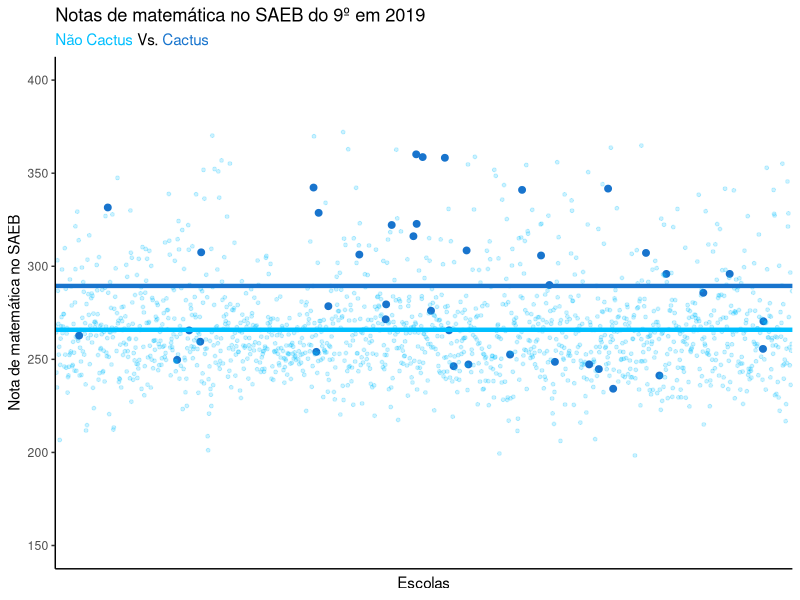
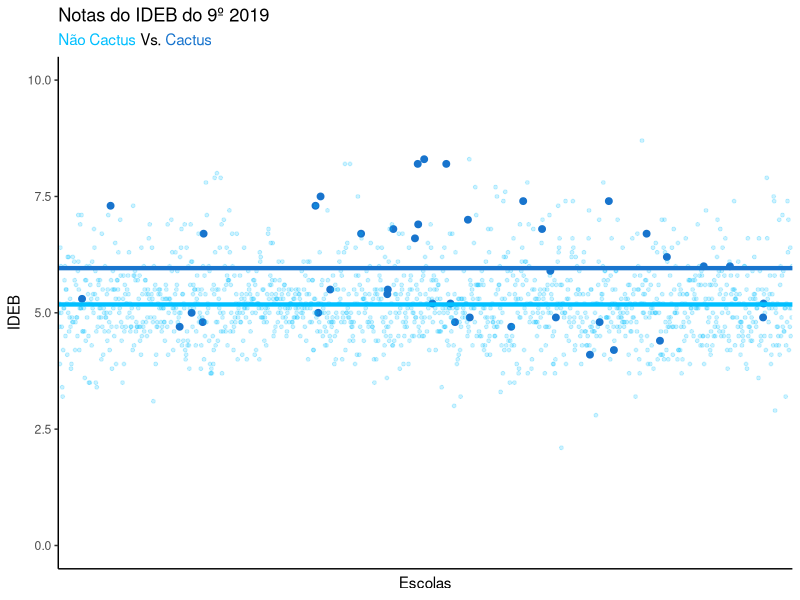
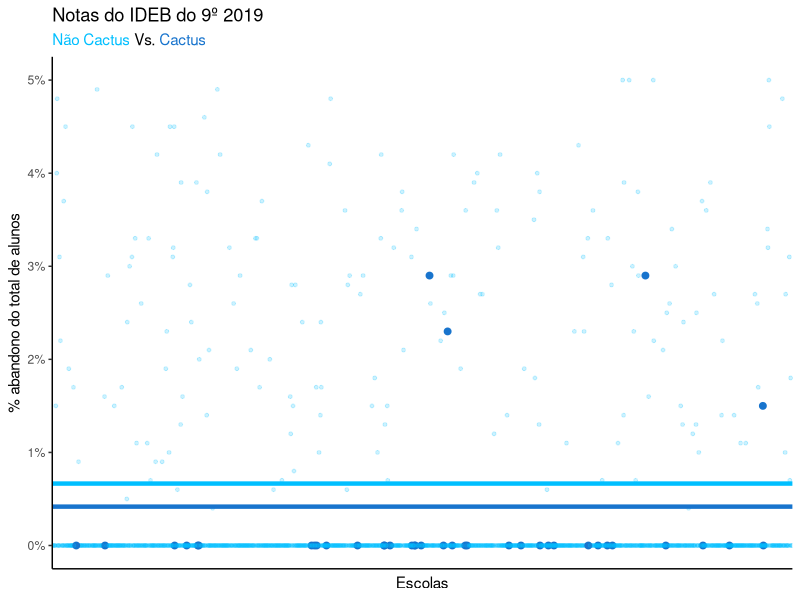

Recreate these plots in R, in order.
library(readxl)
library(readr)
library(tidyverse)
library(RColorBrewer)
library(ggtext)
library(scales)

base_final <- read_excel("base_final.xlsx")

ano_19 <- base_final %>% filter(ano == 2019)

ano_19 <- ano_19 %>% 
  mutate(across(36:41, ~ str_replace_all(.x, "NA", NA_character_))) %>% 
  mutate(across(36:41, ~ as.numeric(.x)))

ano_17 <- base_final %>% 
  filter(ano == 2017) %>% 
  select(`Código da Escola`, MT_9o, IDEB_9o, `Proficiência Média`) %>% 
  rename(ID_ESCOLA = `Código da Escola`,
         MT_9o_17 = MT_9o,
         IDEB_9o_17 = IDEB_9o,
         SPAECE_17 = `Proficiência Média`) 

ano_17 <- ano_17 %>% na.omit

#########################
# Juntando os controles #
#########################

controles1 <- read_xlsx("controleSAEB.xlsx")
controles2 <- read_csv("Controles_2.csv")
urbano <- read_csv("urbano.csv")


controles1 <- controles1 %>% select(-1) %>% mutate(ano = 2019)

controles <- left_join(controles2, controles1, by = c("ID_ESCOLA" = "CO_ENTIDADE", "ano"))

urbano <- urbano %>% mutate(urbano17 = ifelse(urbano17 == 2, 0, 1))

ano_19 <- ano_19 %>% select(-c("MT_5o",
                               "IDEB_5o",
                               "Rede",
                               "Código da CREDE",
                               "CREDE",
                               "Escola",
                               "Desvio Padrão",
                              "Indicação do Padrão de Desempenho",
                               "Muito Crítico",
                               "Crítico",
                               "Intermediário",
                               "Adequado",
                               "Alunos Previstos",
                               "Alunos Efetivos",
                               "Percentual de Participação",
                               "Taxa de Participação",
                               "Proficiência Padronizada",
                              "Fator de Ajuste",
                               "Número de Alunos no Muito Crítico",
                               "Número de Alunos no Crítico",
                               "Número de Alunos no Intermediário",
                               "Número de Alunos no Adequado",
                               "IDE EF MT",
                               "IDE Médio EF",
                               "Nome do Município",
                               "Nome da Escola.y"))

ano_19 <- ano_19 %>% na.omit


base2019 <- left_join(ano_19, controles, by = c("Código da Escola" = "ID_ESCOLA", "ano"))

base2019 <- left_join(base2019, ano_17, by = c("Código da Escola" = "ID_ESCOLA"))

na.omit(base2019) %>% 
  count(cactus)

base2019 <- na.omit(base2019)

base2019 <- base2019 %>% 
  left_join(urbano, by = c("Código da Escola" = "ID_ESCOLA"))

base2019 <- base2019 %>% 
  mutate(cactus = ifelse(cactus == "cactus19", 1, 0))


#===============================================
# Regressões sem controles, dummy cactus
#===============================================


###############
# Descritivas #
###############


# MAT

x <- base2019 %>% select(MT_9o, cactus) %>% filter(cactus == 0) %>% 
  mutate(media = mean(MT_9o))

y <- base2019 %>% select(MT_9o, cactus) %>% filter(cactus == 1) %>% 
  mutate(media = mean(MT_9o))


base2019 %>% 
  ggplot(aes(Nome_Escola, MT_9o, color = cactus)) +
  geom_point(aes(alpha = cactus, size = cactus)) +
  geom_hline(yintercept = mean(x$media),
              color = "deepskyblue1",
              linetype = 1, size = 1.5) +
  geom_hline(yintercept = mean(y$media),
             color = "dodgerblue3",
             linetype = 1, size = 1.5) +
  scale_color_continuous(high = "dodgerblue3", low = "deepskyblue1") +
  scale_alpha(range = c(0.2, 1)) +
  scale_size(range = c(1, 2)) +
  ylim(150,400) +
  labs(x = "Escolas",
       y = "Nota de matemática no SAEB",
       title = "Notas de matemática no SAEB do 9º em 2019",
       subtitle = "<span style='color:deepskyblue1'>Não Cactus</span> Vs. 
    <span style='color:dodgerblue3'>Cactus</span>") +
  theme_classic() +
  theme(axis.text.x = element_blank(),
        legend.position = "none",
        axis.ticks.x = element_blank(),
        plot.subtitle = element_markdown())




# IDEB

x <- base2019 %>% select(IDEB_9o, cactus) %>% filter(cactus == 0) %>% 
  mutate(media = mean(IDEB_9o))

y <- base2019 %>% select(IDEB_9o, cactus) %>% filter(cactus == 1) %>% 
  mutate(media = mean(IDEB_9o))

base2019 %>% 
  ggplot(aes(Nome_Escola, IDEB_9o, color = cactus)) +
  geom_point(aes(alpha = cactus, size = cactus)) +
  geom_hline(yintercept = mean(x$media),
             color = "deepskyblue1",
             linetype = 1, size = 1.5) +
  geom_hline(yintercept = mean(y$media),
             color = "dodgerblue3",
             linetype = 1, size = 1.5) +
  scale_color_continuous(high = "dodgerblue3", low = "deepskyblue1") +
  scale_alpha(range = c(0.2, 1)) +
  scale_size(range = c(1, 2)) +
  ylim(0, 10) +
  labs(x = "Escolas",
       y = "IDEB",
       title = "Notas do IDEB do 9º 2019",
       subtitle = "<span style='color:deepskyblue1'>Não Cactus</span> Vs. 
    <span style='color:dodgerblue3'>Cactus</span>") +
  theme_classic() +
  theme(axis.text.x = element_blank(),
        legend.position = "none",
        axis.ticks.x = element_blank(),
        plot.subtitle = element_markdown())




# ABANDONO

x <- base2019 %>% select(abandono_9o, cactus) %>% filter(cactus == 0) %>% 
  mutate(media = mean(abandono_9o))

y <- base2019 %>% select(abandono_9o, cactus) %>% filter(cactus == 1) %>% 
  mutate(media = mean(abandono_9o))

base2019 %>% 
  ggplot(aes(Nome_Escola, abandono_9o, color = cactus)) +
  geom_point(aes(alpha = cactus, size = cactus)) +
  geom_hline(yintercept = mean(x$media),
             color = "deepskyblue1",
             linetype = 1, size = 1.5) +
  geom_hline(yintercept = mean(y$media),
             color = "dodgerblue3",
             linetype = 1, size = 1.5) +
  scale_color_continuous(high = "dodgerblue3", low = "deepskyblue1") +
  scale_alpha(range = c(0.2, 1)) +
  scale_size(range = c(1, 2)) +
  scale_y_continuous(labels = function(x) paste0(x, "%"), limits = c(0, 5))  +
  labs(x = "Escolas",
       y = "% abandono do total de alunos",
       title = "Notas do IDEB do 9º 2019",
       subtitle = "<span style='color:deepskyblue1'>Não Cactus</span> Vs. 
    <span style='color:dodgerblue3'>Cactus</span>") +
  theme_classic() +
  theme(axis.text.x = element_blank(),
        
        legend.position = "none",
        axis.ticks.x = element_blank(),
        plot.subtitle = element_markdown())



#################
# SEM CONTROLES #
#################


summary(lm(MT_9o ~ cactus, data = base2019)) # Nota de matemática 9º ano

summary(lm(IDEB_9o ~ cactus, data = base2019)) # Nota IDEB 9º ano

summary(lm(aprovacao_9o ~ cactus, data = base2019)) # Taxa de aprovação 9º ano

summary(lm(abandono_9o ~ cactus, data = base2019)) # Taxa de abandono 9º ano

summary(lm(reprovacao_9o ~ cactus, data = base2019)) # Taxa de reprovacao 9º ano

summary(lm(`Proficiência Média` ~ cactus, data = base2019)) # Proficiência SPAECE 9º ano


#################
# COM CONTROLES #
#################


summary(lm(MT_9o ~ cactus +
             porc_cor_prePar +
             porc_sexo_masc +
             reprovacao +
             superior +
             porc_trans +
             carro +
             quanti +
             urbano17, data = base2019))


summary(lm(IDEB_9o ~ cactus +
             porc_cor_prePar +
             porc_sexo_masc +
             reprovacao +
             superior +
             porc_trans +
             carro +
             quanti +
             urbano17, data = base2019))


summary(lm(`Proficiência Média` ~ cactus +
             porc_cor_prePar +
             porc_sexo_masc +
             reprovacao +
             superior +
             porc_trans +
             carro +
             quanti +
             urbano17, data = base2019))


summary(lm(reprovacao_9o ~ cactus +
             porc_cor_prePar +
             porc_sexo_masc +
             reprovacao +
             superior +
             porc_trans +
             carro +
             quanti, data = base2019))

# Com lag 2017

summary(lm(MT_9o ~ cactus + MT_9o_17, data = base2019))
summary(lm(IDEB_9o ~ cactus + IDEB_9o_17, data = base2019))
summary(lm(`Proficiência Média` ~ cactus + SPAECE_17, data = base2019))

summary(lm(MT_9o ~ cactus +
             porc_cor_prePar +
             porc_sexo_masc +
             reprovacao +
             superior +
             porc_trans +
             carro +
             quanti + 
             MT_9o_17 +
             urbano17, data = base2019))

summary(lm(IDEB_9o ~ cactus +
             porc_cor_prePar +
             porc_sexo_masc +
             reprovacao +
             superior +
             porc_trans +
             carro +
             quanti +
             IDEB_9o_17 +
             urbano17, data = base2019))

summary(lm(`Proficiência Média` ~ cactus +
             porc_cor_prePar +
             porc_sexo_masc +
             reprovacao +
             superior +
             porc_trans +
             carro +
             quanti +
             SPAECE_17 +
             urbano17, data = base2019))

# Log-nível

summary(lm(log(MT_9o) ~ cactus +
             porc_cor_prePar +
             porc_sexo_masc +
             reprovacao +
             superior +
             porc_trans +
             carro +
             quanti + 
             MT_9o_17 +
             urbano17, data = base2019))

summary(lm(log(IDEB_9o) ~ cactus +
             porc_cor_prePar +
             porc_sexo_masc +
             reprovacao +
             superior +
             porc_trans +
             carro +
             quanti +
             IDEB_9o_17 +
             urbano17, data = base2019))

summary(lm(log(`Proficiência Média`) ~ cactus +
             porc_cor_prePar +
             porc_sexo_masc +
             reprovacao +
             superior +
             porc_trans +
             carro +
             quanti +
             SPAECE_17 +
             urbano17, data = base2019))
